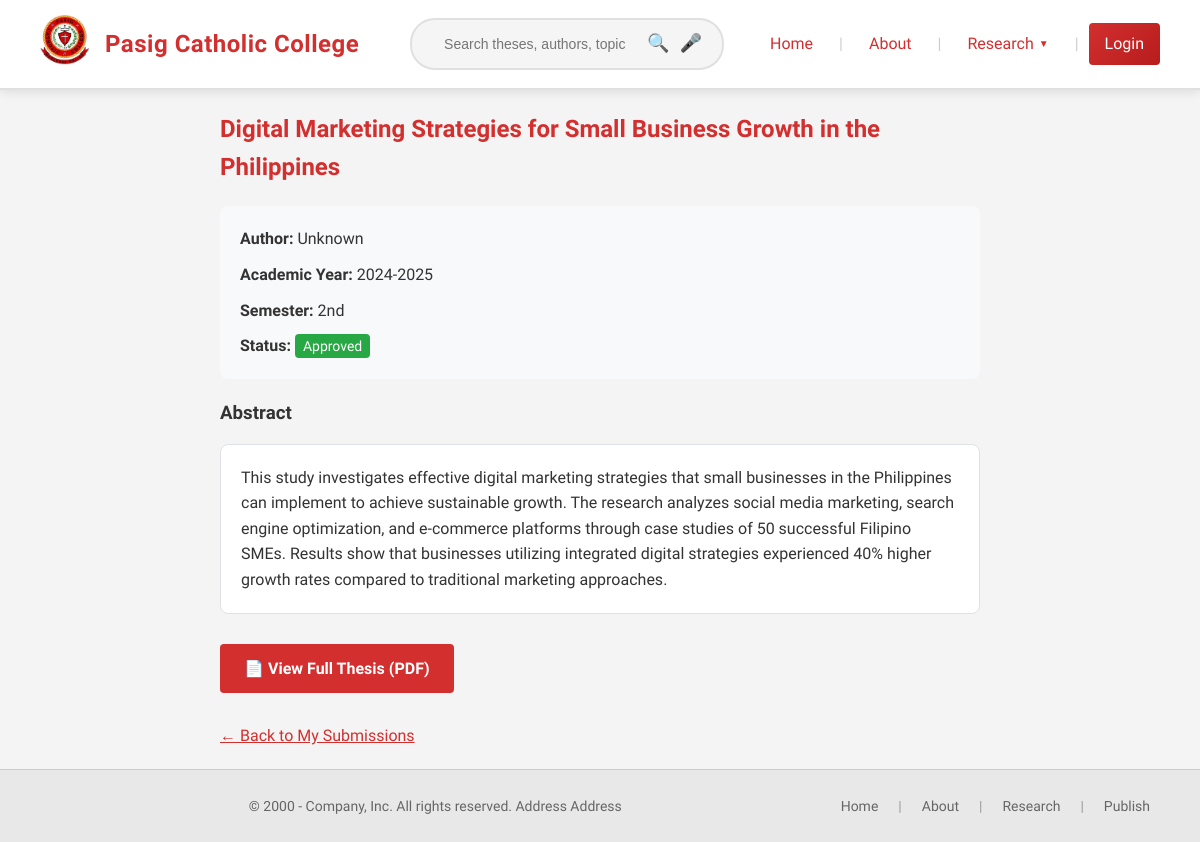
Screenshot of /index.php?route=thesis/show&id=2 with the database file from the repository.
### tables this page shows
CREATE TABLE IF NOT EXISTS theses (
    id INT AUTO_INCREMENT PRIMARY KEY,
    user_id INT NOT NULL,
    title VARCHAR(500) NOT NULL,
    abstract TEXT NOT NULL,
    introduction TEXT,
    methodology TEXT,
    
     
    file_path VARCHAR(500) NOT NULL,
    file_size INT,  
    file_type VARCHAR(10) DEFAULT 'pdf',
    original_filename VARCHAR(255),
    
     
    academic_year VARCHAR(10) NOT NULL DEFAULT '2024-2025',  
    semester ENUM('1st','2nd','Summer') DEFAULT '2nd',
    strand VARCHAR(50),
    research_type ENUM('quantitative','qualitative','mixed') DEFAULT 'quantitative',
    
     
    status ENUM(
        'draft',
        'submitted', 
        'under_review',
        'revision_required',
        'approved',
        'published',
        'rejected',
        'archived'
    ) NOT NULL DEFAULT 'submitted',
    
     
    submission_date TIMESTAMP DEFAULT CURRENT_TIMESTAMP,
    review_start_date TIMESTAMP NULL,
    approval_date TIMESTAMP NULL,
    publication_date TIMESTAMP NULL,
    
     
    assigned_reviewer INT NULL,  
    review_deadline DATE NULL,
    revision_count INT DEFAULT 0,
    
     
    is_public BOOLEAN DEFAULT FALSE,
    allow_download BOOLEAN DEFAULT TRUE,
    view_count INT DEFAULT 0,
    download_count INT DEFAULT 0,
    
     
    formatting_score DECIMAL(3,2) DEFAULT 0.00,  
    plagiarism_score DECIMAL(5,2) DEFAULT 0.00,  
    compliance_check_date TIMESTAMP NULL,
    
    created_at TIMESTAMP DEFAULT CURRENT_TIMESTAMP,
    updated_at TIMESTAMP DEFAULT CURRENT_TIMESTAMP ON UPDATE CURRENT_TIMESTAMP,
    
     
    FOREIGN KEY (user_id) REFERENCES users(id) ON DELETE CASCADE,
    FOREIGN KEY (assigned_reviewer) REFERENCES users(id) ON DELETE SET NULL,
    
     
    INDEX idx_status (status),
    INDEX idx_academic_year (academic_year),
    INDEX idx_strand (strand),
    INDEX idx_user_id (user_id),
    INDEX idx_submission_date (submission_date),
    INDEX idx_is_public (is_public),
    INDEX idx_title (title(100)),  
    
     
    FULLTEXT(title, abstract)
);

### controllers/ThesisController.php (called while the page is built, shortened)
<?php
require_once __DIR__ . '/../models/Thesis.php';
require_once __DIR__ . '/../helpers.php';
class ThesisController {
    private $thesisModel;
    public function __construct() {
        $this->thesisModel = new Thesis();
    }
    public function show() {
        $id = (int)($_GET['id'] ?? 0);
        $thesis = $this->thesisModel->find($id);
        $thesis['author'] = $thesis['author_name'] ?? 'Unknown';
        $thesis['file_path'] = asset($thesis['file_path']);
        require __DIR__ . '/../views/thesis/show.php';
    }
}

### models/Database.php (called while the page is built, shortened)
<?php
class Database {
    private static $instance = null;
    public static function getInstance() {
        if (self::$instance === null) {
            $host = $_ENV['DB_HOST'] ?? getenv('DB_HOST') ?: 'localhost';
            $dbname = $_ENV['DB_DATABASE'] ?? getenv('DB_DATABASE') ?: 'thesis_db';
            $username = $_ENV['DB_USERNAME'] ?? getenv('DB_USERNAME') ?: 'root';
            $password = $_ENV['DB_PASSWORD'] ?? getenv('DB_PASSWORD') ?: '';
            $port = $_ENV['DB_PORT'] ?? getenv('DB_PORT') ?: '3306';
            $dsn = "mysql:host={$host};port={$port};dbname={$dbname};charset=utf8mb4";
            try {
                self::$instance = new PDO($dsn, $username, $password, [
                    PDO::ATTR_ERRMODE => PDO::ERRMODE_EXCEPTION,
                    PDO::ATTR_DEFAULT_FETCH_MODE => PDO::FETCH_ASSOC,
                    PDO::ATTR_EMULATE_PREPARES => false,
                    PDO::MYSQL_ATTR_INIT_COMMAND => "SET NAMES utf8mb4"
                ]);
                self::$instance->query("SELECT 1");
            } catch (PDOException $e) {
                error_log("Database Connection Failed: " . $e->getMessage());
                if (getenv('APP_ENV') === 'development' || $_ENV['APP_ENV'] ?? 'production' === 'development') {
                    die("Database Connection Failed: " . $e->getMessage());
                } else {
                    die("Database connection error. Please contact support.");
                }
            }
        }
        return self::$instance;
    }
    private static function loadEnvFile() {
        $envFile = __DIR__ . '/../.env';
    }
}

### models/Thesis.php (called while the page is built, shortened)
<?php
require_once __DIR__ . '/Database.php';
class Thesis {
    private $db;
    public function __construct() {
        $this->db = Database::getInstance();
    }
    public function find($id) {
        $stmt = $this->db->prepare("
            SELECT t.*, u.name as author, u.email as author_email
            FROM theses t
            LEFT JOIN users u ON t.user_id = u.id
            WHERE t.id = ?
        ");
        $stmt->execute([$id]);
        return $stmt->fetch(PDO::FETCH_ASSOC);
    }
}
?>

### helpers.php (called while the page is built, shortened)
<?php
function asset(string $path): string {
    return rtrim(BASE_PATH, '/') . '/' . ltrim($path, '/');
}
function route(string $path = ''): string {
    return rtrim(BASE_PATH, '/') . '/index.php?route=' . ltrim($path, '/');
}
?>

### views/thesis/show.php (the view, shortened to what this page needs)
<?php include __DIR__ . '/../layout/header.php'; ?>
<?php include __DIR__ . '/../layout/navigation.php'; ?>
<div class="container" style="max-width: 800px; margin: 0 auto; padding: 20px;">
    <?php if (!empty($thesis)): ?>
        <h2 style="color: #d32f2f; margin-bottom: 20px;">
            <?= htmlspecialchars($thesis['title'] ?? 'Untitled Thesis') ?>
        </h2>
        <div style="background: #f8f9fa; padding: 20px; border-radius: 8px; margin-bottom: 20px;">
            <p style="margin-bottom: 10px;">
                <strong>Author:</strong> <?= htmlspecialchars($thesis['author'] ?? 'Unknown') ?>
            </p>
            <p style="margin-bottom: 10px;">
                <strong>Academic Year:</strong> <?= htmlspecialchars($thesis['academic_year'] ?? 'N/A') ?>
            </p>
            <p style="margin-bottom: 10px;">
                <strong>Semester:</strong> <?= htmlspecialchars($thesis['semester'] ?? 'N/A') ?>
            </p>
            <p style="margin-bottom: 0;">
                <strong>Status:</strong>
                <span style="padding: 4px 8px; border-radius: 4px; font-size: 14px;
                           background-color: <?php
                             echo $thesis['status'] === 'approved' ? '#28a745' :
                                  ($thesis['status'] === 'submitted' ? '#ffc107' :
                                  ($thesis['status'] === 'under_review' ? '#17a2b8' : '#6c757d'));
                           ?>; color: white;">
                    <?= htmlspecialchars(ucwords(str_replace('_', ' ', $thesis['status'] ?? 'unknown'))) ?>
                </span>
            </p>
        </div>
        <div style="margin-bottom: 30px;">
            <h3 style="color: #333; margin-bottom: 15px;">Abstract</h3>
            <div style="background: white; padding: 20px; border: 1px solid #dee2e6; border-radius: 8px; line-height: 1.6;">
                <?= nl2br(htmlspecialchars($thesis['abstract'] ?? 'No abstract available.')) ?>
            </div>
        </div>
        <?php if (!empty($thesis['file_path'])): ?>
            <div style="margin-top: 30px;">
                <a href="<?= htmlspecialchars($thesis['file_path']) ?>"
                   target="_blank"
                   style="display: inline-block; padding: 12px 24px; background-color: #d32f2f;
                          color: white; text-decoration: none; border-radius: 4px;
                          font-weight: 600;">
                    📄 View Full Thesis (PDF)
                </a>
            </div>
        <?php endif; ?>
        <div style="margin-top: 30px;">
            <a href="<?= route('thesis/list') ?>"
               style="color: #d32f2f; text-decoration: underline;">
                ← Back to My Submissions
            </a>
        </div>
    <?php endif; ?>
</div>
<?php include __DIR__ . '/../layout/footer.php'; ?>

### assets/css/style.css (style rules this page uses)
* { margin: 0; padding: 0; box-sizing: border-box; }
body { font-family: 'Segoe UI', Tahoma, Geneva, Verdana, sans-serif; background: #f4f4f4; color: #333; line-height: 1.6; min-height: 100vh; display: flex; flex-direction: column; }

### rows the page displays
theses: title "Digital Marketing Strategies for Small Business Growth in the Philippines", academic_year "2024-2025", semester "2nd", status "Approved", abstract "This study investigates effective digital marketing strategies that small businesses in the Philippines can implement to achieve sustainable growth. The research analyzes social media marketing, search engine optimization, and e-commerce platforms through case studies of 50 successful Filipino SMEs. Results show that businesses utilizing integrated digital strategies experienced 40% higher growth rates compared to traditional marketing approaches."

### other values shown
$thesis['author'] "Unknown"
